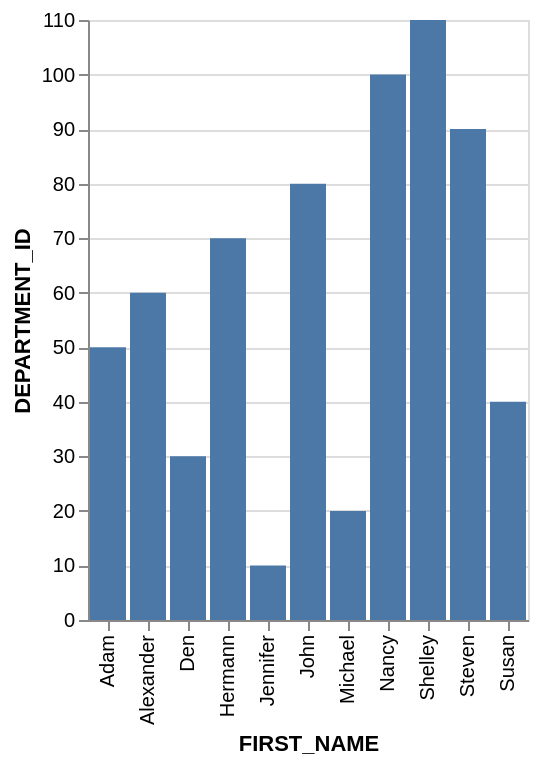

Here is the Vega-Lite specification saved for this chart:
### Vega-Lite specification from a JSON file in a GitHub repository (floating-point values rounded to 4 significant figures)
{"data": {"values": [{"x_data": "Adam", "y_data": 50}, {"x_data": "Alexander", "y_data": 60}, {"x_data": "Den", "y_data": 30}, {"x_data": "Hermann", "y_data": 70}, {"x_data": "Jennifer", "y_data": 10}, {"x_data": "John", "y_data": 80}, {"x_data": "Michael", "y_data": 20}, {"x_data": "Nancy", "y_data": 100}, {"x_data": "Shelley", "y_data": 110}, {"x_data": "Steven", "y_data": 90}, {"x_data": "Susan", "y_data": 40}]}, "mark": "bar", "encoding": {"x": {"field": "x_data", "type": "nominal", "title": "FIRST_NAME", "sort": "ascending"}, "y": {"field": "y_data", "type": "quantitative", "title": "DEPARTMENT_ID"}}}
